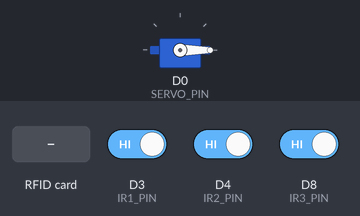
Recording of a sketch running on a simulated ESP8266 (NodeMCU). Parts: servo. The test bench sets the inputs (shaded band); at power-on: D3 (IR1_PIN) HIGH, D4 (IR2_PIN) HIGH, D8 (IR3_PIN) HIGH. WiFi joins after 1.5 s; servers stay silent unless stated; the local clock reads 2024-03-15 10:24:30 at power-on unless the sketch sets it; what the sketch prints to the serial monitor is not drawn.

Above: at 2.7 s.
2.8 s: RFID card 32 B8 50 55 held to the reader
At 4.7 s:
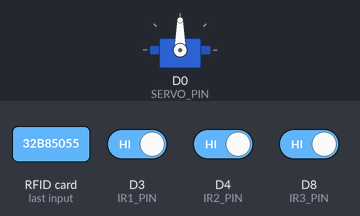
Timing chart, 0 to 9.9 s (numbered marks = the images above; inputs shaded):
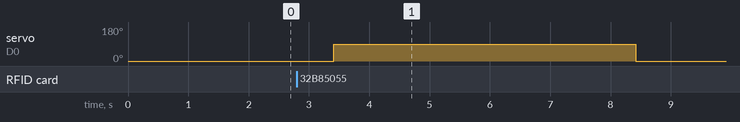

The sketch:

arduino_code_smart_parking_IOT.ino
```cpp
#include <ESP8266WiFi.h>
#include <FirebaseESP8266.h>
#include <SPI.h>
#include <MFRC522.h>
#include <Servo.h>
#include <time.h>

// ===== WIFI & FIREBASE CONFIG =====
#define WIFI_SSID "LicayanWifi(Router #2)"
#define WIFI_PASSWORD "licayan#1"

#define API_KEY "AIzaSyATc2QeCvRqLgaeGDcEqC6NCw4Cfid42_U"
#define DATABASE_URL "smart-parking-capstone-ee166-default-rtdb.asia-southeast1.firebasedatabase.app"

// ===== PIN CONFIG (SAFE VERSION) =====
// RFID (SPI fixed pins)
#define SS_PIN D2
#define RST_PIN D1

// IR SENSORS (SAFE BOOT PINS)
#define IR1_PIN D3
#define IR2_PIN D4
#define IR3_PIN D8

#define SERVO_PIN D0

MFRC522 rfid(SS_PIN, RST_PIN);
Servo gateServo;
FirebaseData fbdo;
FirebaseAuth auth;
FirebaseConfig config;

// ===== STATES =====
int lastIr1State = -1;
int lastIr2State = -1;
int lastIr3State = -1;

String registeredUserUID = "32B85055";

void setup() {
  Serial.begin(115200);
  Serial.println("\n🔥 BOOT OK - SYSTEM START");

  SPI.begin();
  rfid.PCD_Init();
  Serial.println("[OK] RFID Ready");

  pinMode(IR1_PIN, INPUT);
  pinMode(IR2_PIN, INPUT);
  pinMode(IR3_PIN, INPUT);

  gateServo.attach(SERVO_PIN);
  gateServo.write(0);

  Serial.println("[OK] Sensors Ready");

  WiFi.begin(WIFI_SSID, WIFI_PASSWORD);
  Serial.print("[WAIT] WiFi");
  while (WiFi.status() != WL_CONNECTED) {
    delay(500);
    Serial.print(".");
  }
  Serial.println("\n[OK] WiFi Connected");

  configTime(8 * 3600, 0, "pool.ntp.org", "time.nist.gov");

  Serial.print("[WAIT] Time");
  while (time(nullptr) < 100000) {
    delay(500);
    Serial.print(".");
  }
  Serial.println("\n[OK] Time OK");

  config.api_key = API_KEY;
  config.database_url = DATABASE_URL;
  auth.user.email = "";
  auth.user.password = "";
  Firebase.begin(&config, &auth);
  Firebase.reconnectWiFi(true);

  Serial.println("[OK] Firebase Ready");
}

void loop() {

  int currentIr1 = digitalRead(IR1_PIN);
  int currentIr2 = digitalRead(IR2_PIN);
  int currentIr3 = digitalRead(IR3_PIN);

  if (currentIr1 != lastIr1State ||
      currentIr2 != lastIr2State ||
      currentIr3 != lastIr3State) {

    Serial.println("\n>>> SENSOR UPDATE <<<");

    Firebase.setInt(fbdo, "/slots/slot1", currentIr1);
    Firebase.setInt(fbdo, "/slots/slot2", currentIr2);
    Firebase.setInt(fbdo, "/slots/slot3", currentIr3);

    lastIr1State = currentIr1;
    lastIr2State = currentIr2;
    lastIr3State = currentIr3;
  }

  if (rfid.PICC_IsNewCardPresent() && rfid.PICC_ReadCardSerial()) {

    String uid = "";
    for (byte i = 0; i < rfid.uid.size; i++) {
      uid += String(rfid.uid.uidByte[i], HEX);
    }
    uid.toUpperCase();

    rfid.PICC_HaltA();

    String actionMsg = "";
    bool openGate = false;

    if (uid == registeredUserUID) {

      if (currentIr1 == 0 && currentIr2 == 0 && currentIr3 == 0) {
        actionMsg = "Lot Full";
      } else {
        actionMsg = "Access Granted";
        openGate = true;
      }

    } else {
      actionMsg = "Invalid Card";
    }

    time_t now = time(nullptr);
    struct tm* t = localtime(&now);

    char buffer[30];
    sprintf(buffer, "%04d-%02d-%02d %02d:%02d:%02d",
            t->tm_year + 1900,
            t->tm_mon + 1,
            t->tm_mday,
            t->tm_hour,
            t->tm_min,
            t->tm_sec);

    String scanTime = String(buffer);

    Firebase.setString(fbdo, "/latest_scan/uid", uid);
    Firebase.setString(fbdo, "/latest_scan/action", actionMsg);
    Firebase.setString(fbdo, "/latest_scan/time", scanTime);

    FirebaseJson log;
    log.add("uid", uid);
    log.add("action", actionMsg);
    log.add("time", scanTime);
    Firebase.pushJSON(fbdo, "/logs", log);

    if (openGate) {
      gateServo.write(90);
      delay(5000);
      gateServo.write(0);
    }
  }
}
```

Measured:
- after the input at 2.8 s, servo on D0 (SERVO_PIN): 0° → 90° after 0.61 s, → 0° 5.0 s later
